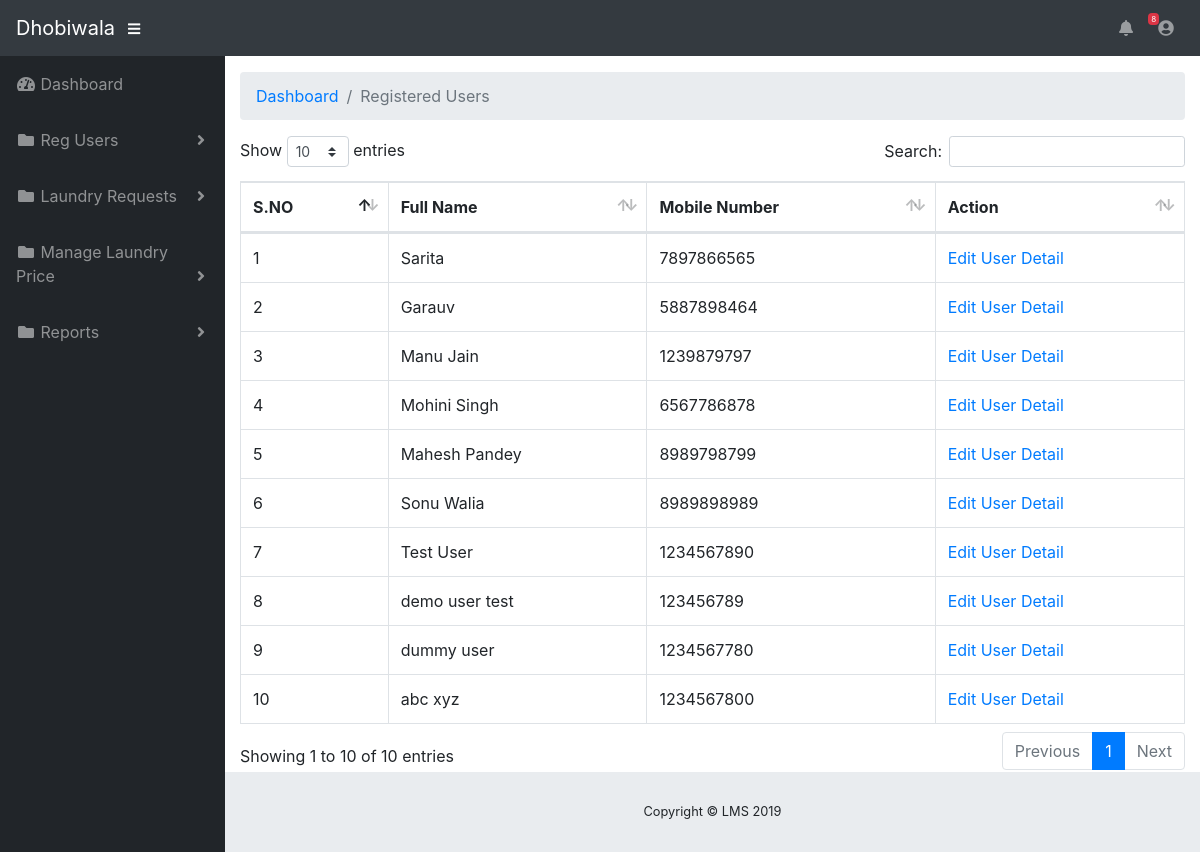
The app's page /lms/admin/user-detail.php (signed in) with its own data.
### tables this page shows
CREATE TABLE `tbluser` (
  `Id` int(11) NOT NULL,
  `FullName` varchar(120) DEFAULT NULL,
  `Email` varchar(120) DEFAULT NULL,
  `MobileNumber` bigint(10) DEFAULT NULL,
  `Password` varchar(120) NOT NULL,
  `regDate` timestamp NULL DEFAULT current_timestamp()
);

### lms/admin/user-detail.php (the view, shortened to what this page needs)
<?php
include('include/dbconnection.php');
if (strlen($_SESSION['ldaid']==0)) {
  header('location:logout.php');
  } else{
  ?>
<!DOCTYPE html>
<html lang="en">
<head>
  <link href="vendor/fontawesome-free/css/all.min.css" rel="stylesheet" type="text/css">
  <link href="vendor/datatables/dataTables.bootstrap4.css" rel="stylesheet">
  <link href="css/sb-admin.css" rel="stylesheet">
</head>
<body id="page-top">
<?php include('include/header.php');?>
  <div id="wrapper">
    <?php include('include/sidebar.php');?>
    <div id="content-wrapper">
      <div class="container-fluid">
        <ol class="breadcrumb">
          <li class="breadcrumb-item">
            <a href="dashboard.php">Dashboard</a>
          </li>
          <li class="breadcrumb-item active">Registered Users</li>
        </ol>
<table class="table table-bordered" id="dataTable" width="100%" cellspacing="0">
 <thead>
                <tr>
                  <th>S.NO</th>
                  <th>Full Name</th>
              <th>Mobile Number</th>
                   <th>Action</th>
                </tr>
              </thead>
               <?php
$ret=mysqli_query($con,"select *from tbluser");
$cnt=1;
while ($row=mysqli_fetch_array($ret)) {
?>
                <tr>
                  <td><?php echo $cnt;?></td>
                  <td><?php  echo $row['FullName'];?></td>
                  <td><?php  echo $row['MobileNumber'];?></td>
                  <td><a href="edit-userdetail.php?editid=<?php echo $row['Id'];?>">Edit User Detail</a>
                </tr>
                <?php
$cnt=$cnt+1;
}?>
</table>
      </div>
      <?php include('include/footer.php');?>
    </div>
  </div>
</body>
</html>
<?php }  ?>

### records on screen
tbluser: FullName "Sarita", MobileNumber "7897866565"
tbluser: FullName "Garauv", MobileNumber "5887898464"
tbluser: FullName "Manu Jain", MobileNumber "1239879797"
tbluser: FullName "Mohini Singh", MobileNumber "6567786878"
tbluser: FullName "Mahesh Pandey", MobileNumber "8989798799"
tbluser: FullName "Sonu Walia", MobileNumber "8989898989"
tbluser: FullName "Test User", MobileNumber "1234567890"
tbluser: FullName "demo user test", MobileNumber "123456789"
tbluser: FullName "dummy user", MobileNumber "1234567780"
tbluser: FullName "abc xyz", MobileNumber "1234567800"

### other values on screen
$num "8"
